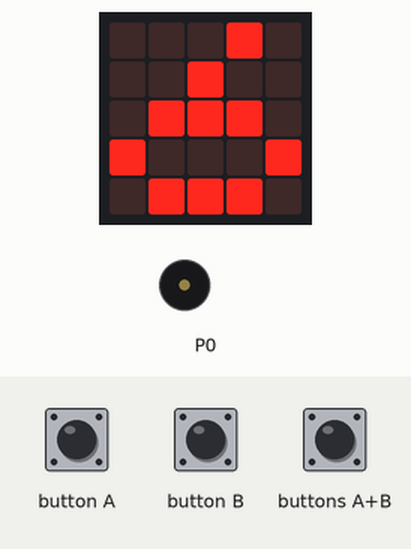
This program was run on a simulated BBC micro:bit (MakeCode). Shown: the board's 5×5 LED display, buzzer (waves = sounding). The inputs (shaded band) are chosen by the test bench. Random numbers come from a fixed seed; the 48×5 strip is a reading aid, not a part: it shows the text the display is scrolling, unrolled, one strip-width of it at a time.

Above: at 12.1 s.
12.2 s: button B pressed for 0.15 s
At 12.9 s:
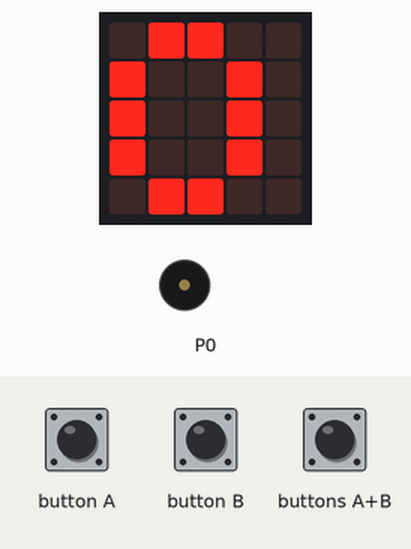
15.3 s: button A pressed for 0.15 s
At 19.2 s:
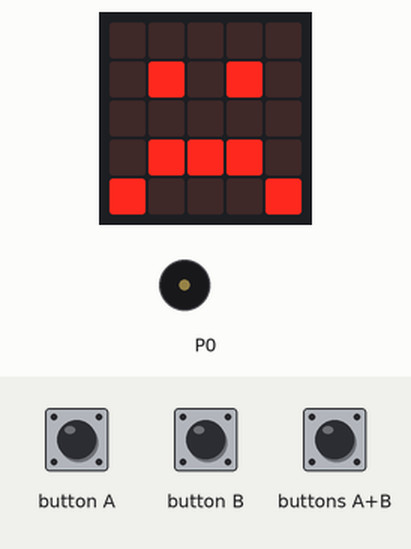
At 22.5 s:
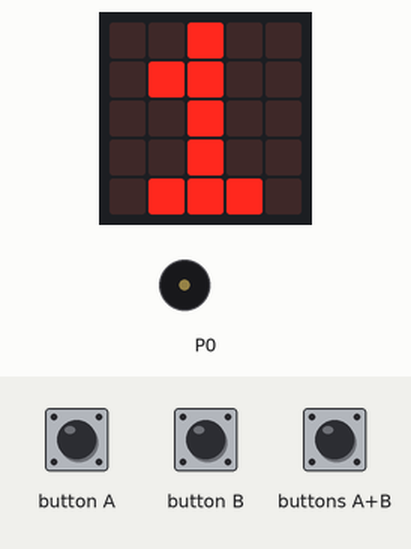
Timing chart, 0 to 24.0 s (numbered marks = the images above; inputs shaded):
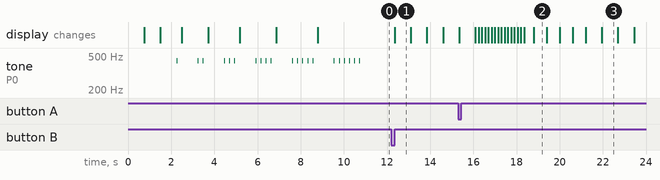

The program:

main.ts
```typescript
function carotas () {
    basic.showIcon(IconNames.Sad)
    basic.showIcon(IconNames.Asleep)
    basic.showIcon(IconNames.Surprised)
    basic.showIcon(IconNames.Happy)
}
input.onButtonPressed(Button.A, function () {
    for (let contador = 0; contador <= 10; contador++) {
        basic.showNumber(contador)
    }
    carotas()
})
input.onButtonPressed(Button.AB, function () {
    index = 1
    while (contador <= 10) {
        basic.showNumber(contador)
        contador += 2
    }
    carotas()
})
input.onButtonPressed(Button.B, function () {
    index = 2
    while (contador <= 10) {
        basic.showNumber(contador)
        contador += 2
    }
    carotas()
})
let contador = 0
let index = 0
let aleatorio = randint(5, 10)
basic.showNumber(aleatorio)
for (let contador = 0; contador <= aleatorio; contador++) {
    basic.showNumber(contador)
    for (let index2 = 0; index2 < contador; index2++) {
        music.playTone(440, music.beat(BeatFraction.Sixteenth))
        basic.pause(200)
    }
}
```

test.ts
```typescript
// aquí va el archivo "tests"; esto no se compilará cuando este paquete se utilice como una extensión.
```

Measured:
- after the input at 12.2 s, the display: changes after 0.15 s (image 1)
- what the display in image 1 shows lasts 0.7 s, from 12.4 s to 13.1 s
- what the display in image 2 shows lasts 0.6 s, from 18.8 s to 19.4 s
